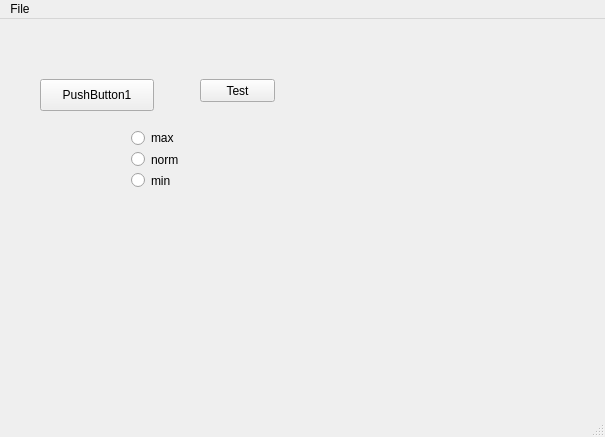
<?xml version="1.0" encoding="UTF-8"?>
<ui version="4.0">
 <class>MainWindow</class>
 <widget class="QMainWindow" name="MainWindow">
  <property name="geometry">
   <rect>
    <x>0</x>
    <y>0</y>
    <width>605</width>
    <height>437</height>
   </rect>
  </property>
  <property name="windowTitle">
   <string>MainWindow</string>
  </property>
  <widget class="QWidget" name="centralWidget">
   <widget class="QPushButton" name="pushButton">
    <property name="geometry">
     <rect>
      <x>40</x>
      <y>60</y>
      <width>114</width>
      <height>32</height>
     </rect>
    </property>
    <property name="text">
     <string>PushButton1</string>
    </property>
    <property name="checkable">
     <bool>false</bool>
    </property>
   </widget>
   <widget class="QPushButton" name="testbutton">
    <property name="geometry">
     <rect>
      <x>200</x>
      <y>60</y>
      <width>75</width>
      <height>23</height>
     </rect>
    </property>
    <property name="text">
     <string>Test</string>
    </property>
   </widget>
   <widget class="QWidget" name="verticalLayoutWidget">
    <property name="geometry">
     <rect>
      <x>120</x>
      <y>100</y>
      <width>160</width>
      <height>80</height>
     </rect>
    </property>
    <layout class="QVBoxLayout" name="verticalLayout">
     <item>
      <widget class="QRadioButton" name="rbMax">
       <property name="text">
        <string>max</string>
       </property>
      </widget>
     </item>
     <item>
      <widget class="QRadioButton" name="rbNorm">
       <property name="text">
        <string>norm</string>
       </property>
      </widget>
     </item>
     <item>
      <widget class="QRadioButton" name="rbMin">
       <property name="text">
        <string>min</string>
       </property>
      </widget>
     </item>
    </layout>
   </widget>
  </widget>
  <widget class="QStatusBar" name="statusBar"/>
  <widget class="QMenuBar" name="menuBar">
   <property name="geometry">
    <rect>
     <x>0</x>
     <y>0</y>
     <width>605</width>
     <height>21</height>
    </rect>
   </property>
   <widget class="QMenu" name="menuFile">
    <property name="title">
     <string>File</string>
    </property>
    <addaction name="actionQuit"/>
   </widget>
   <addaction name="menuFile"/>
  </widget>
  <action name="actionQuit">
   <property name="text">
    <string>Quit</string>
   </property>
  </action>
 </widget>
 <layoutdefault spacing="6" margin="11"/>
 <resources/>
 <connections>
  <connection>
   <sender>actionQuit</sender>
   <signal>triggered()</signal>
   <receiver>MainWindow</receiver>
   <slot>close()</slot>
   <hints>
    <hint type="sourcelabel">
     <x>-1</x>
     <y>-1</y>
    </hint>
    <hint type="destinationlabel">
     <x>302</x>
     <y>218</y>
    </hint>
   </hints>
  </connection>
  <connection>
   <sender>testbutton</sender>
   <signal>released()</signal>
   <receiver>testbutton</receiver>
   <slot>hide()</slot>
   <hints>
    <hint type="sourcelabel">
     <x>367</x>
     <y>272</y>
    </hint>
    <hint type="destinationlabel">
     <x>327</x>
     <y>132</y>
    </hint>
   </hints>
  </connection>
  <connection>
   <sender>rbMax</sender>
   <signal>clicked(bool)</signal>
   <receiver>MainWindow</receiver>
   <slot>showMaximized()</slot>
   <hints>
    <hint type="sourcelabel">
     <x>199</x>
     <y>133</y>
    </hint>
    <hint type="destinationlabel">
     <x>302</x>
     <y>218</y>
    </hint>
   </hints>
  </connection>
  <connection>
   <sender>rbMin</sender>
   <signal>clicked(bool)</signal>
   <receiver>MainWindow</receiver>
   <slot>showMinimized()</slot>
   <hints>
    <hint type="sourcelabel">
     <x>199</x>
     <y>185</y>
    </hint>
    <hint type="destinationlabel">
     <x>302</x>
     <y>218</y>
    </hint>
   </hints>
  </connection>
  <connection>
   <sender>pushButton</sender>
   <signal>clicked()</signal>
   <receiver>rbNorm</receiver>
   <slot>click()</slot>
   <hints>
    <hint type="sourcelabel">
     <x>96</x>
     <y>96</y>
    </hint>
    <hint type="destinationlabel">
     <x>199</x>
     <y>159</y>
    </hint>
   </hints>
  </connection>
  <connection>
   <sender>rbNorm</sender>
   <signal>clicked(bool)</signal>
   <receiver>MainWindow</receiver>
   <slot>showNormal()</slot>
   <hints>
    <hint type="sourcelabel">
     <x>199</x>
     <y>159</y>
    </hint>
    <hint type="destinationlabel">
     <x>302</x>
     <y>218</y>
    </hint>
   </hints>
  </connection>
 </connections>
 <slots>
  <slot>checkbox_on()</slot>
  <slot>checkbox_off()</slot>
  <slot>whatever()</slot>
 </slots>
</ui>
